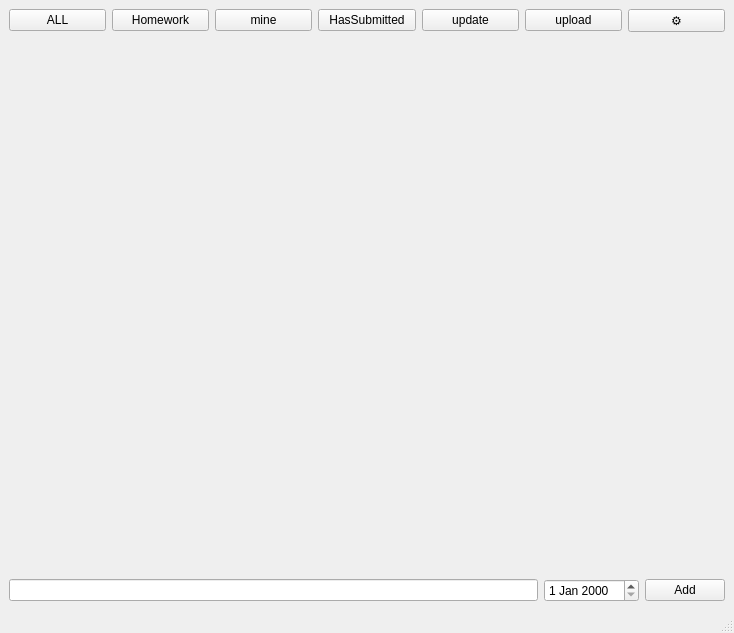
<?xml version="1.0" encoding="UTF-8"?>
<ui version="4.0">
 <class>Homework</class>
 <widget class="QMainWindow" name="Homework">
  <property name="geometry">
   <rect>
    <x>0</x>
    <y>0</y>
    <width>734</width>
    <height>633</height>
   </rect>
  </property>
  <property name="windowTitle">
   <string>MainWindow</string>
  </property>
  <widget class="QWidget" name="centralwidget">
   <layout class="QVBoxLayout" name="verticalLayout">
    <item>
     <layout class="QHBoxLayout" name="horizontalLayout">
      <item>
       <widget class="QPushButton" name="pushButton">
        <property name="styleSheet">
         <string notr="true"/>
        </property>
        <property name="text">
         <string>ALL</string>
        </property>
       </widget>
      </item>
      <item>
       <widget class="QPushButton" name="pushButton_2">
        <property name="text">
         <string>Homework</string>
        </property>
       </widget>
      </item>
      <item>
       <widget class="QPushButton" name="pushButton_3">
        <property name="text">
         <string>mine</string>
        </property>
       </widget>
      </item>
      <item>
       <widget class="QPushButton" name="pushButton_4">
        <property name="text">
         <string>HasSubmitted</string>
        </property>
       </widget>
      </item>
      <item>
       <widget class="QPushButton" name="update">
        <property name="text">
         <string>update</string>
        </property>
       </widget>
      </item>
      <item>
       <widget class="QPushButton" name="upload">
        <property name="text">
         <string>upload</string>
        </property>
       </widget>
      </item>
      <item>
       <widget class="QPushButton" name="Setting">
        <property name="text">
         <string>⚙</string>
        </property>
       </widget>
      </item>
     </layout>
    </item>
    <item>
     <layout class="QVBoxLayout" name="task_layout">
      <property name="sizeConstraint">
       <enum>QLayout::SetDefaultConstraint</enum>
      </property>
     </layout>
    </item>
    <item>
     <spacer name="verticalSpacer">
      <property name="orientation">
       <enum>Qt::Vertical</enum>
      </property>
      <property name="sizeHint" stdset="0">
       <size>
        <width>20</width>
        <height>40</height>
       </size>
      </property>
     </spacer>
    </item>
    <item>
     <layout class="QHBoxLayout" name="horizontalLayout_2">
      <item>
       <widget class="QLineEdit" name="input_task">
        <property name="text">
         <string/>
        </property>
       </widget>
      </item>
      <item>
       <widget class="QDateEdit" name="dateEdit"/>
      </item>
      <item>
       <widget class="QPushButton" name="Add_button">
        <property name="text">
         <string>Add</string>
        </property>
       </widget>
      </item>
     </layout>
    </item>
   </layout>
  </widget>
  <widget class="QStatusBar" name="statusbar"/>
  <widget class="QMenuBar" name="menubar">
   <property name="geometry">
    <rect>
     <x>0</x>
     <y>0</y>
     <width>734</width>
     <height>26</height>
    </rect>
   </property>
  </widget>
 </widget>
 <resources/>
 <connections/>
</ui>
